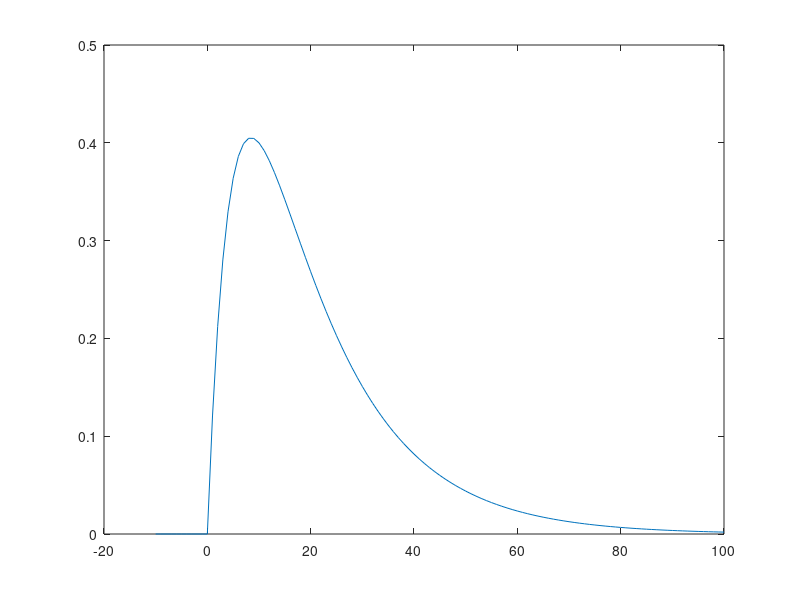

Write the MATLAB code that produced this figure.
function  graphic
A = 1;
t1 = 16;
t2 = 5;
t=-10:100;
Y=zeros(1,length(t)); 
for i=1:length(t)
    if t(i)<0
       Y(i)=0;
    else  
       y=A*(  (exp(-t(i)/t1)) - (exp(-t(i)/t2)));
       Y(i)=y;
    end
end
plot (t,Y);
end

